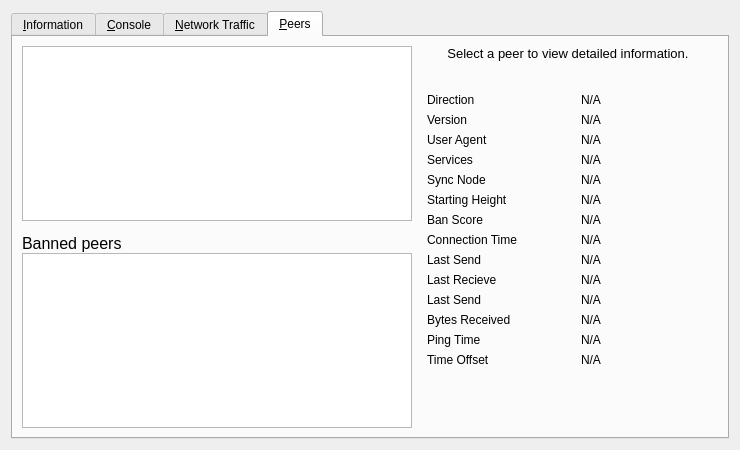
<?xml version="1.0" encoding="UTF-8"?>
<ui version="4.0">
 <class>RPCConsole</class>
 <widget class="QWidget" name="RPCConsole">
  <property name="geometry">
   <rect>
    <x>0</x>
    <y>0</y>
    <width>740</width>
    <height>450</height>
   </rect>
  </property>
  <property name="windowTitle">
   <string>Debug window</string>
  </property>
  <layout class="QVBoxLayout" name="verticalLayout_2">
   <item>
    <widget class="QTabWidget" name="tabWidget">
     <property name="currentIndex">
      <number>3</number>
     </property>
     <widget class="QWidget" name="tab_info">
      <attribute name="title">
       <string>&amp;Information</string>
      </attribute>
      <layout class="QGridLayout" name="gridLayout" columnstretch="0,1">
       <property name="horizontalSpacing">
        <number>12</number>
       </property>
       <item row="0" column="0">
        <widget class="QLabel" name="label_9">
         <property name="font">
          <font>
           <weight>75</weight>
           <bold>true</bold>
          </font>
         </property>
         <property name="text">
          <string>General</string>
         </property>
        </widget>
       </item>
       <item row="1" column="0">
        <widget class="QLabel" name="label_5">
         <property name="text">
          <string>Client name</string>
         </property>
        </widget>
       </item>
       <item row="1" column="1">
        <widget class="QLabel" name="clientName">
         <property name="cursor">
          <cursorShape>IBeamCursor</cursorShape>
         </property>
         <property name="text">
          <string>N/A</string>
         </property>
         <property name="textFormat">
          <enum>Qt::PlainText</enum>
         </property>
         <property name="textInteractionFlags">
          <set>Qt::LinksAccessibleByMouse|Qt::TextSelectableByKeyboard|Qt::TextSelectableByMouse</set>
         </property>
        </widget>
       </item>
       <item row="2" column="0">
        <widget class="QLabel" name="label_6">
         <property name="text">
          <string>Client version</string>
         </property>
        </widget>
       </item>
       <item row="2" column="1">
        <widget class="QLabel" name="clientVersion">
         <property name="cursor">
          <cursorShape>IBeamCursor</cursorShape>
         </property>
         <property name="text">
          <string>N/A</string>
         </property>
         <property name="textFormat">
          <enum>Qt::PlainText</enum>
         </property>
         <property name="textInteractionFlags">
          <set>Qt::LinksAccessibleByMouse|Qt::TextSelectableByKeyboard|Qt::TextSelectableByMouse</set>
         </property>
        </widget>
       </item>
       <item row="3" column="0">
        <widget class="QLabel" name="label_14">
         <property name="text">
          <string>Using OpenSSL version</string>
         </property>
         <property name="indent">
          <number>10</number>
         </property>
        </widget>
       </item>
       <item row="3" column="1">
        <widget class="QLabel" name="openSSLVersion">
         <property name="cursor">
          <cursorShape>IBeamCursor</cursorShape>
         </property>
         <property name="text">
          <string>N/A</string>
         </property>
         <property name="textFormat">
          <enum>Qt::PlainText</enum>
         </property>
         <property name="textInteractionFlags">
          <set>Qt::LinksAccessibleByMouse|Qt::TextSelectableByKeyboard|Qt::TextSelectableByMouse</set>
         </property>
        </widget>
       </item>
       <item row="4" column="0">
        <widget class="QLabel" name="label_12">
         <property name="text">
          <string>Build date</string>
         </property>
        </widget>
       </item>
       <item row="4" column="1">
        <widget class="QLabel" name="buildDate">
         <property name="cursor">
          <cursorShape>IBeamCursor</cursorShape>
         </property>
         <property name="text">
          <string>N/A</string>
         </property>
         <property name="textFormat">
          <enum>Qt::PlainText</enum>
         </property>
         <property name="textInteractionFlags">
          <set>Qt::LinksAccessibleByMouse|Qt::TextSelectableByKeyboard|Qt::TextSelectableByMouse</set>
         </property>
        </widget>
       </item>
       <item row="5" column="0">
        <widget class="QLabel" name="label_13">
         <property name="text">
          <string>Startup time</string>
         </property>
        </widget>
       </item>
       <item row="5" column="1">
        <widget class="QLabel" name="startupTime">
         <property name="cursor">
          <cursorShape>IBeamCursor</cursorShape>
         </property>
         <property name="text">
          <string>N/A</string>
         </property>
         <property name="textFormat">
          <enum>Qt::PlainText</enum>
         </property>
         <property name="textInteractionFlags">
          <set>Qt::LinksAccessibleByMouse|Qt::TextSelectableByKeyboard|Qt::TextSelectableByMouse</set>
         </property>
        </widget>
       </item>
       <item row="6" column="0">
        <widget class="QLabel" name="label_11">
         <property name="font">
          <font>
           <weight>75</weight>
           <bold>true</bold>
          </font>
         </property>
         <property name="text">
          <string>Network</string>
         </property>
        </widget>
       </item>
       <item row="7" column="0">
        <widget class="QLabel" name="label_8">
         <property name="text">
          <string>Name</string>
         </property>
        </widget>
       </item>
       <item row="7" column="1">
        <widget class="QLabel" name="networkName">
         <property name="cursor">
          <cursorShape>IBeamCursor</cursorShape>
         </property>
         <property name="text">
          <string>N/A</string>
         </property>
         <property name="textFormat">
          <enum>Qt::PlainText</enum>
         </property>
         <property name="textInteractionFlags">
          <set>Qt::LinksAccessibleByMouse|Qt::TextSelectableByKeyboard|Qt::TextSelectableByMouse</set>
         </property>
        </widget>
       </item>
       <item row="8" column="0">
        <widget class="QLabel" name="masternodeCountLabel">
         <property name="text">
          <string>Number of Masternodes</string>
         </property>
        </widget>
       </item>
       <item row="8" column="1">
        <widget class="QLabel" name="masternodeCount">
         <property name="text">
          <string>N/A</string>
         </property>
        </widget>
       </item>
       <item row="9" column="0">
        <widget class="QLabel" name="label_7">
         <property name="text">
          <string>Number of connections</string>
         </property>
        </widget>
       </item>
       <item row="9" column="1">
        <widget class="QLabel" name="numberOfConnections">
         <property name="cursor">
          <cursorShape>IBeamCursor</cursorShape>
         </property>
         <property name="text">
          <string>N/A</string>
         </property>
         <property name="textFormat">
          <enum>Qt::PlainText</enum>
         </property>
         <property name="textInteractionFlags">
          <set>Qt::LinksAccessibleByMouse|Qt::TextSelectableByKeyboard|Qt::TextSelectableByMouse</set>
         </property>
        </widget>
       </item>
       <item row="10" column="0">
        <widget class="QLabel" name="label_10">
         <property name="font">
          <font>
           <weight>75</weight>
           <bold>true</bold>
          </font>
         </property>
         <property name="text">
          <string>Block chain</string>
         </property>
        </widget>
       </item>
       <item row="11" column="0">
        <widget class="QLabel" name="label_3">
         <property name="text">
          <string>Current number of blocks</string>
         </property>
        </widget>
       </item>
       <item row="11" column="1">
        <widget class="QLabel" name="numberOfBlocks">
         <property name="cursor">
          <cursorShape>IBeamCursor</cursorShape>
         </property>
         <property name="text">
          <string>N/A</string>
         </property>
         <property name="textFormat">
          <enum>Qt::PlainText</enum>
         </property>
         <property name="textInteractionFlags">
          <set>Qt::LinksAccessibleByMouse|Qt::TextSelectableByKeyboard|Qt::TextSelectableByMouse</set>
         </property>
        </widget>
       </item>
       <item row="12" column="0">
        <widget class="QLabel" name="label_2">
         <property name="text">
          <string>Last block time</string>
         </property>
        </widget>
       </item>
       <item row="12" column="1">
        <widget class="QLabel" name="lastBlockTime">
         <property name="cursor">
          <cursorShape>IBeamCursor</cursorShape>
         </property>
         <property name="text">
          <string>N/A</string>
         </property>
         <property name="textFormat">
          <enum>Qt::PlainText</enum>
         </property>
         <property name="textInteractionFlags">
          <set>Qt::LinksAccessibleByMouse|Qt::TextSelectableByKeyboard|Qt::TextSelectableByMouse</set>
         </property>
        </widget>
       </item>
       <item row="13" column="0">
        <spacer name="verticalSpacer_2">
         <property name="orientation">
          <enum>Qt::Vertical</enum>
         </property>
         <property name="sizeHint" stdset="0">
          <size>
           <width>20</width>
           <height>20</height>
          </size>
         </property>
        </spacer>
       </item>
       <item row="14" column="0">
        <widget class="QLabel" name="labelDebugLogfile">
         <property name="font">
          <font>
           <weight>75</weight>
           <bold>true</bold>
          </font>
         </property>
         <property name="text">
          <string>Debug log file</string>
         </property>
        </widget>
       </item>
       <item row="15" column="0">
        <widget class="QPushButton" name="openDebugLogfileButton">
         <property name="toolTip">
          <string>Open the passwordcoin debug log file from the current data directory. This can take a few seconds for large log files.</string>
         </property>
         <property name="text">
          <string>&amp;Open</string>
         </property>
         <property name="autoDefault">
          <bool>false</bool>
         </property>
        </widget>
       </item>
       <item row="16" column="0">
        <spacer name="verticalSpacer">
         <property name="orientation">
          <enum>Qt::Vertical</enum>
         </property>
         <property name="sizeHint" stdset="0">
          <size>
           <width>20</width>
           <height>40</height>
          </size>
         </property>
        </spacer>
       </item>
      </layout>
     </widget>
     <widget class="QWidget" name="tab_console">
      <attribute name="title">
       <string>&amp;Console</string>
      </attribute>
      <layout class="QVBoxLayout" name="verticalLayout_3">
       <property name="spacing">
        <number>3</number>
       </property>
       <item>
        <widget class="QTextEdit" name="messagesWidget">
         <property name="minimumSize">
          <size>
           <width>0</width>
           <height>100</height>
          </size>
         </property>
         <property name="readOnly">
          <bool>true</bool>
         </property>
         <property name="tabKeyNavigation" stdset="0">
          <bool>false</bool>
         </property>
         <property name="columnCount" stdset="0">
          <number>2</number>
         </property>
        </widget>
       </item>
       <item>
        <layout class="QHBoxLayout" name="horizontalLayout">
         <property name="spacing">
          <number>3</number>
         </property>
         <item>
          <widget class="QLabel" name="label">
           <property name="text">
            <string notr="true">&gt;</string>
           </property>
          </widget>
         </item>
         <item>
          <widget class="QLineEdit" name="lineEdit"/>
         </item>
         <item>
          <widget class="QPushButton" name="clearButton">
           <property name="maximumSize">
            <size>
             <width>24</width>
             <height>24</height>
            </size>
           </property>
           <property name="toolTip">
            <string>Clear console</string>
           </property>
           <property name="text">
            <string/>
           </property>
           <property name="icon">
            <iconset resource="../bitcoin.qrc">
             <normaloff>:/icons/remove</normaloff>:/icons/remove</iconset>
           </property>
           <property name="shortcut">
            <string notr="true">Ctrl+L</string>
           </property>
           <property name="autoDefault">
            <bool>false</bool>
           </property>
          </widget>
         </item>
        </layout>
       </item>
      </layout>
     </widget>
     <widget class="QWidget" name="tab_nettraffic">
      <attribute name="title">
       <string>&amp;Network Traffic</string>
      </attribute>
      <layout class="QHBoxLayout" name="horizontalLayout_3">
       <item>
        <layout class="QVBoxLayout" name="verticalLayout_4">
         <item>
          <widget class="TrafficGraphWidget" name="trafficGraph" native="true">
           <property name="sizePolicy">
            <sizepolicy hsizetype="Expanding" vsizetype="Expanding">
             <horstretch>0</horstretch>
             <verstretch>0</verstretch>
            </sizepolicy>
           </property>
          </widget>
         </item>
         <item>
          <layout class="QHBoxLayout" name="horizontalLayout_2">
           <item>
            <widget class="QSlider" name="sldGraphRange">
             <property name="minimum">
              <number>1</number>
             </property>
             <property name="maximum">
              <number>288</number>
             </property>
             <property name="pageStep">
              <number>12</number>
             </property>
             <property name="value">
              <number>6</number>
             </property>
             <property name="orientation">
              <enum>Qt::Horizontal</enum>
             </property>
            </widget>
           </item>
           <item>
            <widget class="QLabel" name="lblGraphRange">
             <property name="minimumSize">
              <size>
               <width>100</width>
               <height>0</height>
              </size>
             </property>
             <property name="alignment">
              <set>Qt::AlignCenter</set>
             </property>
            </widget>
           </item>
           <item>
            <widget class="QPushButton" name="btnClearTrafficGraph">
             <property name="text">
              <string>&amp;Clear</string>
             </property>
            </widget>
           </item>
          </layout>
         </item>
        </layout>
       </item>
       <item>
        <layout class="QVBoxLayout" name="verticalLayout">
         <item>
          <widget class="QGroupBox" name="groupBox">
           <property name="title">
            <string>Totals</string>
           </property>
           <layout class="QVBoxLayout" name="verticalLayout_5">
            <item>
             <layout class="QHBoxLayout" name="horizontalLayout_4">
              <item>
               <widget class="Line" name="line">
                <property name="sizePolicy">
                 <sizepolicy hsizetype="Fixed" vsizetype="Fixed">
                  <horstretch>0</horstretch>
                  <verstretch>0</verstretch>
                 </sizepolicy>
                </property>
                <property name="minimumSize">
                 <size>
                  <width>10</width>
                  <height>0</height>
                 </size>
                </property>
                <property name="palette">
                 <palette>
                  <active>
                   <colorrole role="Light">
                    <brush brushstyle="SolidPattern">
                     <color alpha="255">
                      <red>0</red>
                      <green>255</green>
                      <blue>0</blue>
                     </color>
                    </brush>
                   </colorrole>
                  </active>
                  <inactive>
                   <colorrole role="Light">
                    <brush brushstyle="SolidPattern">
                     <color alpha="255">
                      <red>0</red>
                      <green>255</green>
                      <blue>0</blue>
                     </color>
                    </brush>
                   </colorrole>
                  </inactive>
                  <disabled>
                   <colorrole role="Light">
                    <brush brushstyle="SolidPattern">
                     <color alpha="255">
                      <red>0</red>
                      <green>255</green>
                      <blue>0</blue>
                     </color>
                    </brush>
                   </colorrole>
                  </disabled>
                 </palette>
                </property>
                <property name="orientation">
                 <enum>Qt::Horizontal</enum>
                </property>
               </widget>
              </item>
              <item>
               <widget class="QLabel" name="label_16">
                <property name="text">
                 <string>In:</string>
                </property>
               </widget>
              </item>
              <item>
               <widget class="QLabel" name="lblBytesIn">
                <property name="minimumSize">
                 <size>
                  <width>50</width>
                  <height>0</height>
                 </size>
                </property>
                <property name="alignment">
                 <set>Qt::AlignRight|Qt::AlignTrailing|Qt::AlignVCenter</set>
                </property>
               </widget>
              </item>
             </layout>
            </item>
            <item>
             <layout class="QHBoxLayout" name="horizontalLayout_5">
              <item>
               <widget class="Line" name="line_2">
                <property name="sizePolicy">
                 <sizepolicy hsizetype="Fixed" vsizetype="Fixed">
                  <horstretch>0</horstretch>
                  <verstretch>0</verstretch>
                 </sizepolicy>
                </property>
                <property name="minimumSize">
                 <size>
                  <width>10</width>
                  <height>0</height>
                 </size>
                </property>
                <property name="palette">
                 <palette>
                  <active>
                   <colorrole role="Light">
                    <brush brushstyle="SolidPattern">
                     <color alpha="255">
                      <red>255</red>
                      <green>0</green>
                      <blue>0</blue>
                     </color>
                    </brush>
                   </colorrole>
                  </active>
                  <inactive>
                   <colorrole role="Light">
                    <brush brushstyle="SolidPattern">
                     <color alpha="255">
                      <red>255</red>
                      <green>0</green>
                      <blue>0</blue>
                     </color>
                    </brush>
                   </colorrole>
                  </inactive>
                  <disabled>
                   <colorrole role="Light">
                    <brush brushstyle="SolidPattern">
                     <color alpha="255">
                      <red>255</red>
                      <green>0</green>
                      <blue>0</blue>
                     </color>
                    </brush>
                   </colorrole>
                  </disabled>
                 </palette>
                </property>
                <property name="orientation">
                 <enum>Qt::Horizontal</enum>
                </property>
               </widget>
              </item>
              <item>
               <widget class="QLabel" name="label_17">
                <property name="text">
                 <string>Out:</string>
                </property>
               </widget>
              </item>
              <item>
               <widget class="QLabel" name="lblBytesOut">
                <property name="minimumSize">
                 <size>
                  <width>50</width>
                  <height>0</height>
                 </size>
                </property>
                <property name="alignment">
                 <set>Qt::AlignRight|Qt::AlignTrailing|Qt::AlignVCenter</set>
                </property>
               </widget>
              </item>
             </layout>
            </item>
            <item>
             <spacer name="verticalSpacer_4">
              <property name="orientation">
               <enum>Qt::Vertical</enum>
              </property>
              <property name="sizeHint" stdset="0">
               <size>
                <width>20</width>
                <height>407</height>
               </size>
              </property>
             </spacer>
            </item>
           </layout>
          </widget>
         </item>
        </layout>
       </item>
      </layout>
     </widget>
     <widget class="QWidget" name="tab_peers">
      <attribute name="title">
       <string>&amp;Peers</string>
      </attribute>
      <layout class="QGridLayout" name="gridLayout_2">
       <item row="0" column="0" rowspan="2">
        <layout class="QVBoxLayout" name="verticalLayout_101">
         <property name="spacing">
          <number>0</number>
         </property>
         <item>
          <widget class="QTableView" name="peerWidget">
           <property name="horizontalScrollBarPolicy">
            <enum>Qt::ScrollBarAsNeeded</enum>
           </property>
           <property name="sortingEnabled">
            <bool>true</bool>
           </property>
           <attribute name="horizontalHeaderHighlightSections">
            <bool>false</bool>
           </attribute>
          </widget>
         </item>
         <item>
          <widget class="QLabel" name="banHeading">
           <property name="sizePolicy">
            <sizepolicy hsizetype="Preferred" vsizetype="Minimum">
             <horstretch>0</horstretch>
             <verstretch>0</verstretch>
            </sizepolicy>
           </property>
           <property name="minimumSize">
            <size>
             <width>300</width>
             <height>32</height>
            </size>
           </property>
           <property name="maximumSize">
            <size>
             <width>16777215</width>
             <height>32</height>
            </size>
           </property>
           <property name="font">
            <font>
             <pointsize>12</pointsize>
            </font>
           </property>
           <property name="cursor">
            <cursorShape>IBeamCursor</cursorShape>
           </property>
           <property name="text">
            <string>Banned peers</string>
           </property>
           <property name="alignment">
            <set>Qt::AlignBottom|Qt::AlignLeading|Qt::AlignLeft</set>
           </property>
           <property name="wordWrap">
            <bool>true</bool>
           </property>
           <property name="textInteractionFlags">
            <set>Qt::NoTextInteraction</set>
           </property>
          </widget>
         </item>
         <item>
          <widget class="QTableView" name="banlistWidget">
           <property name="sizePolicy">
            <sizepolicy hsizetype="Expanding" vsizetype="Expanding">
             <horstretch>0</horstretch>
             <verstretch>0</verstretch>
            </sizepolicy>
           </property>
           <property name="horizontalScrollBarPolicy">
            <enum>Qt::ScrollBarAsNeeded</enum>
           </property>
           <property name="sortingEnabled">
            <bool>true</bool>
           </property>
           <attribute name="horizontalHeaderHighlightSections">
            <bool>false</bool>
           </attribute>
          </widget>
         </item>
        </layout>
       </item>
       <item row="0" column="1">
        <widget class="QLabel" name="peerHeading">
         <property name="sizePolicy">
          <sizepolicy hsizetype="Preferred" vsizetype="Minimum">
           <horstretch>0</horstretch>
           <verstretch>0</verstretch>
          </sizepolicy>
         </property>
         <property name="minimumSize">
          <size>
           <width>300</width>
           <height>32</height>
          </size>
         </property>
         <property name="font">
          <font>
           <pointsize>10</pointsize>
          </font>
         </property>
         <property name="cursor">
          <cursorShape>IBeamCursor</cursorShape>
         </property>
         <property name="text">
          <string>Select a peer to view detailed information.</string>
         </property>
         <property name="alignment">
          <set>Qt::AlignHCenter|Qt::AlignTop</set>
         </property>
         <property name="wordWrap">
          <bool>true</bool>
         </property>
         <property name="textInteractionFlags">
          <set>Qt::LinksAccessibleByMouse|Qt::TextSelectableByKeyboard|Qt::TextSelectableByMouse</set>
         </property>
        </widget>
       </item>
       <item row="1" column="1">
        <widget class="QWidget" name="detailWidget" native="true">
         <property name="minimumSize">
          <size>
           <width>300</width>
           <height>0</height>
          </size>
         </property>
         <layout class="QGridLayout" name="gridLayout_3">
          <item row="7" column="2">
           <widget class="QLabel" name="peerBanScore">
            <property name="cursor">
             <cursorShape>IBeamCursor</cursorShape>
            </property>
            <property name="text">
             <string>N/A</string>
            </property>
            <property name="textFormat">
             <enum>Qt::PlainText</enum>
            </property>
            <property name="textInteractionFlags">
             <set>Qt::LinksAccessibleByMouse|Qt::TextSelectableByKeyboard|Qt::TextSelectableByMouse</set>
            </property>
           </widget>
          </item>
          <item row="11" column="2">
           <widget class="QLabel" name="peerBytesSent">
            <property name="cursor">
             <cursorShape>IBeamCursor</cursorShape>
            </property>
            <property name="text">
             <string>N/A</string>
            </property>
            <property name="textFormat">
             <enum>Qt::PlainText</enum>
            </property>
            <property name="textInteractionFlags">
             <set>Qt::LinksAccessibleByMouse|Qt::TextSelectableByKeyboard|Qt::TextSelectableByMouse</set>
            </property>
           </widget>
          </item>
          <item row="15" column="1">
           <spacer name="verticalSpacer_3">
            <property name="orientation">
             <enum>Qt::Vertical</enum>
            </property>
            <property name="sizeHint" stdset="0">
             <size>
              <width>20</width>
              <height>40</height>
             </size>
            </property>
           </spacer>
          </item>
          <item row="12" column="2">
           <widget class="QLabel" name="peerBytesRecv">
            <property name="cursor">
             <cursorShape>IBeamCursor</cursorShape>
            </property>
            <property name="text">
             <string>N/A</string>
            </property>
            <property name="textFormat">
             <enum>Qt::PlainText</enum>
            </property>
            <property name="textInteractionFlags">
             <set>Qt::LinksAccessibleByMouse|Qt::TextSelectableByKeyboard|Qt::TextSelectableByMouse</set>
            </property>
           </widget>
          </item>
          <item row="1" column="2">
           <widget class="QLabel" name="peerVersion">
            <property name="text">
             <string>N/A</string>
            </property>
           </widget>
          </item>
          <item row="11" column="0">
           <widget class="QLabel" name="label_18">
            <property name="text">
             <string>Last Send</string>
            </property>
           </widget>
          </item>
          <item row="12" column="0">
           <widget class="QLabel" name="label_20">
            <property name="text">
             <string>Bytes Received</string>
            </property>
           </widget>
          </item>
          <item row="9" column="2">
           <widget class="QLabel" name="peerLastSend">
            <property name="cursor">
             <cursorShape>IBeamCursor</cursorShape>
            </property>
            <property name="text">
             <string>N/A</string>
            </property>
            <property name="textFormat">
             <enum>Qt::PlainText</enum>
            </property>
            <property name="textInteractionFlags">
             <set>Qt::LinksAccessibleByMouse|Qt::TextSelectableByKeyboard|Qt::TextSelectableByMouse</set>
            </property>
           </widget>
          </item>
          <item row="10" column="2">
           <widget class="QLabel" name="peerLastRecv">
            <property name="cursor">
             <cursorShape>IBeamCursor</cursorShape>
            </property>
            <property name="text">
             <string>N/A</string>
            </property>
            <property name="textFormat">
             <enum>Qt::PlainText</enum>
            </property>
            <property name="textInteractionFlags">
             <set>Qt::LinksAccessibleByMouse|Qt::TextSelectableByKeyboard|Qt::TextSelectableByMouse</set>
            </property>
           </widget>
          </item>
          <item row="10" column="0">
           <widget class="QLabel" name="label_19">
            <property name="text">
             <string>Last Recieve</string>
            </property>
           </widget>
          </item>
          <item row="14" column="0">
           <widget class="QLabel" name="label_timeoffset">
            <property name="text">
             <string>Time Offset</string>
            </property>
           </widget>
          </item>
          <item row="13" column="0">
           <widget class="QLabel" name="label_26">
            <property name="text">
             <string>Ping Time</string>
            </property>
           </widget>
          </item>
          <item row="14" column="2">
           <widget class="QLabel" name="timeoffset">
            <property name="cursor">
             <cursorShape>IBeamCursor</cursorShape>
            </property>
            <property name="text">
             <string>N/A</string>
            </property>
            <property name="textFormat">
             <enum>Qt::PlainText</enum>
            </property>
            <property name="textInteractionFlags">
             <set>Qt::LinksAccessibleByMouse|Qt::TextSelectableByKeyboard|Qt::TextSelectableByMouse</set>
            </property>
           </widget>
          </item>
          <item row="13" column="2">
           <widget class="QLabel" name="peerPingTime">
            <property name="cursor">
             <cursorShape>IBeamCursor</cursorShape>
            </property>
            <property name="text">
             <string>N/A</string>
            </property>
            <property name="textFormat">
             <enum>Qt::PlainText</enum>
            </property>
            <property name="textInteractionFlags">
             <set>Qt::LinksAccessibleByMouse|Qt::TextSelectableByKeyboard|Qt::TextSelectableByMouse</set>
            </property>
           </widget>
          </item>
          <item row="8" column="2">
           <widget class="QLabel" name="peerConnTime">
            <property name="cursor">
             <cursorShape>IBeamCursor</cursorShape>
            </property>
            <property name="text">
             <string>N/A</string>
            </property>
            <property name="textFormat">
             <enum>Qt::PlainText</enum>
            </property>
            <property name="textInteractionFlags">
             <set>Qt::LinksAccessibleByMouse|Qt::TextSelectableByKeyboard|Qt::TextSelectableByMouse</set>
            </property>
           </widget>
          </item>
          <item row="9" column="0">
           <widget class="QLabel" name="label_15">
            <property name="text">
             <string>Last Send</string>
            </property>
           </widget>
          </item>
          <item row="5" column="0">
           <widget class="QLabel" name="label_29">
            <property name="text">
             <string>Starting Height</string>
            </property>
           </widget>
          </item>
          <item row="5" column="2">
           <widget class="QLabel" name="peerHeight">
            <property name="cursor">
             <cursorShape>IBeamCursor</cursorShape>
            </property>
            <property name="text">
             <string>N/A</string>
            </property>
            <property name="textFormat">
             <enum>Qt::PlainText</enum>
            </property>
            <property name="textInteractionFlags">
             <set>Qt::LinksAccessibleByMouse|Qt::TextSelectableByKeyboard|Qt::TextSelectableByMouse</set>
            </property>
           </widget>
          </item>
          <item row="2" column="0">
           <widget class="QLabel" name="label_28">
            <property name="cursor">
             <cursorShape>IBeamCursor</cursorShape>
            </property>
            <property name="text">
             <string>User Agent</string>
            </property>
            <property name="textFormat">
             <enum>Qt::PlainText</enum>
            </property>
            <property name="textInteractionFlags">
             <set>Qt::LinksAccessibleByMouse|Qt::TextSelectableByKeyboard|Qt::TextSelectableByMouse</set>
            </property>
           </widget>
          </item>
          <item row="0" column="2">
           <widget class="QLabel" name="peerDirection">
            <property name="cursor">
             <cursorShape>IBeamCursor</cursorShape>
            </property>
            <property name="text">
             <string>N/A</string>
            </property>
            <property name="textFormat">
             <enum>Qt::PlainText</enum>
            </property>
            <property name="textInteractionFlags">
             <set>Qt::LinksAccessibleByMouse|Qt::TextSelectableByKeyboard|Qt::TextSelectableByMouse</set>
            </property>
           </widget>
          </item>
          <item row="4" column="2">
           <widget class="QLabel" name="peerSyncNode">
            <property name="cursor">
             <cursorShape>IBeamCursor</cursorShape>
            </property>
            <property name="text">
             <string>N/A</string>
            </property>
            <property name="textFormat">
             <enum>Qt::PlainText</enum>
            </property>
            <property name="textInteractionFlags">
             <set>Qt::LinksAccessibleByMouse|Qt::TextSelectableByKeyboard|Qt::TextSelectableByMouse</set>
            </property>
           </widget>
          </item>
          <item row="1" column="0">
           <widget class="QLabel" name="label_21">
            <property name="text">
             <string>Version</string>
            </property>
           </widget>
          </item>
          <item row="4" column="0">
           <widget class="QLabel" name="label_25">
            <property name="text">
             <string>Sync Node</string>
            </property>
           </widget>
          </item>
          <item row="3" column="2">
           <widget class="QLabel" name="peerServices">
            <property name="cursor">
             <cursorShape>IBeamCursor</cursorShape>
            </property>
            <property name="text">
             <string>N/A</string>
            </property>
            <property name="textFormat">
             <enum>Qt::PlainText</enum>
            </property>
            <property name="textInteractionFlags">
             <set>Qt::LinksAccessibleByMouse|Qt::TextSelectableByKeyboard|Qt::TextSelectableByMouse</set>
            </property>
           </widget>
          </item>
          <item row="2" column="2">
           <widget class="QLabel" name="peerSubversion">
            <property name="cursor">
             <cursorShape>IBeamCursor</cursorShape>
            </property>
            <property name="text">
             <string>N/A</string>
            </property>
            <property name="textFormat">
             <enum>Qt::PlainText</enum>
            </property>
            <property name="textInteractionFlags">
             <set>Qt::LinksAccessibleByMouse|Qt::TextSelectableByKeyboard|Qt::TextSelectableByMouse</set>
            </property>
           </widget>
          </item>
          <item row="8" column="0">
           <widget class="QLabel" name="label_22">
            <property name="text">
             <string>Connection Time</string>
            </property>
           </widget>
          </item>
          <item row="3" column="0">
           <widget class="QLabel" name="label_4">
            <property name="text">
             <string>Services</string>
            </property>
           </widget>
          </item>
          <item row="7" column="0">
           <widget class="QLabel" name="label_24">
            <property name="text">
             <string>Ban Score</string>
            </property>
           </widget>
          </item>
          <item row="0" column="0">
           <widget class="QLabel" name="label_23">
            <property name="text">
             <string>Direction</string>
            </property>
           </widget>
          </item>
         </layout>
        </widget>
       </item>
      </layout>
     </widget>
    </widget>
   </item>
  </layout>
 </widget>
 <customwidgets>
  <customwidget>
   <class>TrafficGraphWidget</class>
   <extends>QWidget</extends>
   <header>trafficgraphwidget.h</header>
   <container>1</container>
   <slots>
    <slot>clear()</slot>
   </slots>
  </customwidget>
 </customwidgets>
 <resources>
  <include location="../bitcoin.qrc"/>
 </resources>
 <connections/>
</ui>
